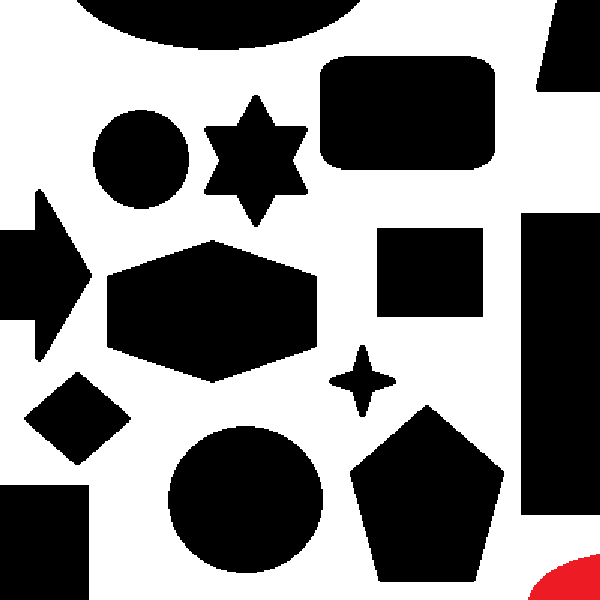
//> input picture Particle1/Particle/map.png, 600 x 600 px
$ ./main   (built with g++ and OpenCV 4)
//> lines starting //> are read from the running program, lines starting //| are printed output that depends on the picture; after the words box and inside, x2 and y2 are one past the last pixel; in counts of white or black regions, pixels touching at a corner belong together
### ANN/Harris_Corner_Detection/vector.h
#ifndef VECTOR_H__
#define VECTOR_H__
#include <math.h>

struct Vector2f{
	float x;
	float y;
	Vector2f(){}
	Vector2f(float Tx, float Ty)
	{
		x = Tx;
		y =Ty;
	}
	Vector2f operator +(const Vector2f& v) const
	{
		return Vector2f(x+v.x, y+v.y);
	}
	Vector2f operator -(const Vector2f& v) const
	{
		return Vector2f(x-v.x, y-v.y);
	}
	Vector2f operator *(float v) const
	{
		return Vector2f(x*v, y*v);
	}
	Vector2f operator /(float v) const
	{
		return Vector2f(x/v, y/v);
	}

	void operator +=(const Vector2f& v)
	{
		*this=  Vector2f(x+v.x, y+v.y);
	}
	void operator -=(const Vector2f& v)
	{
		*this= Vector2f(x-v.x, y-v.y);
	}
	void operator *=(float v) 	{
		*this= Vector2f(x*v, y*v);
	}
	void operator /=(float v)
	{
		*this= Vector2f(x/v, y/v);
	}
	bool operator ==(const Vector2f& v)const
	{
		return x ==v.x&& y==v.y;
	}
	// [19 lines left out: functions Cross, Normalize, not called in this run]
	float Length()
	{
		float w =sqrt(pow((float)x, 2)+pow((float)y, 2));
		return w;
	}

};
#endif

### Particle1/Particle/main.cpp
#include <stdio.h>
#include "OpenCV\InitOpenCV.h"
#include "vector.h"
#include <vector>

using namespace std;

struct PARTICLE
{
	Vector2f Pos;
	Vector2f Dir;
	float Speed;
	bool life;
};

int main()
{
	vector<PARTICLE> m_Particle;
	m_Particle.clear();

	for (int i = 0; i < 1000; i++)
	{
		PARTICLE a;
		a.Pos = Vector2f(0, 0);
		float r = (rand() % 360) / 180.0f * 3.14;
		a.Dir = Vector2f(sin(r), cos(r));
		a.Speed = rand() % 5 + 1;
		a.life = true;
		m_Particle.push_back(a);
	}

	Vector2f Goal = Vector2f(0, 0);
	float count = 0;
	Mat map = imread("map.png");
//> map is the input picture: 600 rows x 600 cols, CV_8UC3; mean B, G, R 134.4, 134.4, 135.7

	for (int x = 0; x < map.cols; x += 1)
	{
		for (int y = 0; y < map.rows; y += 1)
		{
			int b = map.at<Vec3b>(y, x)[0];
			int g = map.at<Vec3b>(y, x)[1];
			int r = map.at<Vec3b>(y, x)[2];
			if (r > g && r > b)
			{
				Goal += Vector2f(x, y);
				count++;
			}
		}
	}
//> after the loop, count = 2346
	Goal /= count;

	int time = 0;
	bool IsGoal = false;
	Vector2f Response = Vector2f(0,0);
	int AliveCount = 0;
	while (1)
	{
		Mat tmap = map.clone();

		for (int i = 0; i < m_Particle.size(); i++)
		{
			if (time % 50 == 0)
			{
				float r = (rand() % 360) / 180.0f * 3.14;
				m_Particle[i].Dir = Vector2f(sin(r), cos(r));
				m_Particle[i].Speed = rand() % 5 + 1;
			}
			m_Particle[i].Pos += m_Particle[i].Dir * m_Particle[i].Speed;
			Vector2f pt = m_Particle[i].Pos - Goal;
			if (pt.Length() <= 10)
			{
				IsGoal = true;
			}

			if (m_Particle[i].Pos.x >= 0 && m_Particle[i].Pos.x < 600 && m_Particle[i].Pos.y >= 0 && m_Particle[i].Pos.y < 600)
			{
				int b = map.at<Vec3b>(m_Particle[i].Pos.y, m_Particle[i].Pos.x)[0];
				int g = map.at<Vec3b>(m_Particle[i].Pos.y, m_Particle[i].Pos.x)[1];
				int r = map.at<Vec3b>(m_Particle[i].Pos.y, m_Particle[i].Pos.x)[2];
				int p = (b + g + r) / 3;

				if (p <= 5)
					m_Particle[i].life = false;

				if (m_Particle[i].life == true)
				{
					circle(tmap, Point(m_Particle[i].Pos.x, m_Particle[i].Pos.y), 3, Scalar(0, 255, 0), -1);
					Response += Vector2f(m_Particle[i].Pos.x, m_Particle[i].Pos.y);
					AliveCount++;
				}

			}
			else
			{
				m_Particle[i].life = false;
			}

			if (m_Particle[i].life == false)
			{
				//m_Particle[i].Pos = Vector2f(0, 0);
				float r = (rand() % 360) / 180.0f * 3.14;
				m_Particle[i].Dir = Vector2f(sin(r), cos(r));
				m_Particle[i].Speed = rand() % 5 + 1;
				m_Particle[i].life = true;
			}
		}
//> this loop made 1000 passes
//> w in Length on passes 1 to 12: 811.4, 819.4, 819.4, 814.8, 813, 811.4, 809.7, 812.2, 809.5, 814.7, 812.4, 816.2
//> tmap: 600 rows x 600 cols, CV_8UC3; 53 pixels changed, all inside (x1, y1, x2, y2) = (0, 0, 8, 9)
//> after the loop, AliveCount = 276
		Response /= AliveCount;
		for(int i = 0; i < m_Particle.size(); i++)
		{
			if(m_Particle[i].life == false)
			{
				m_Particle[i].Pos = Response;
			}
		}
		Response = Vector2f(0,0);
		AliveCount = 0;

		circle(tmap, Point(Goal.x, Goal.y), 10, Scalar(255, 0, 0), -1);
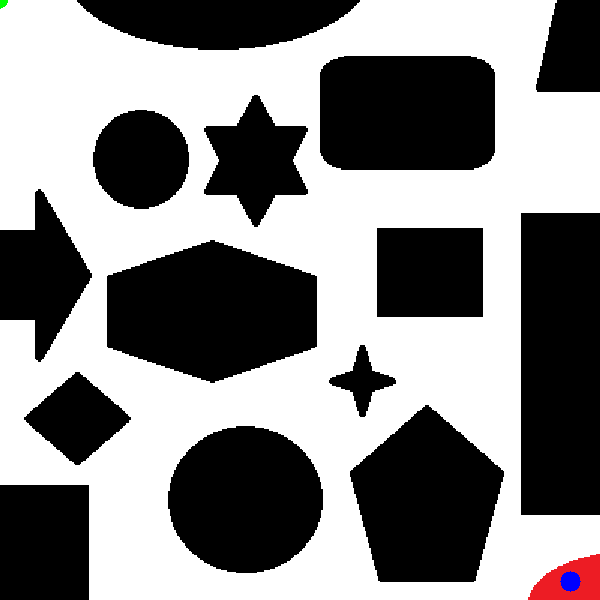
//> tmap: 600 rows x 600 cols, CV_8UC3; mean B, G, R 134.6, 134.3, 135.5

		char str[255];
		sprintf(str, "Time: %d", time);
		string tex = str;
		putText(tmap, tex, Point(400, .30), 1, 2, Scalar(255, 0, 255));

		imshow("Particle", tmap);
		cvWaitKey(10);
		if (IsGoal == true)
			cvWaitKey(100000000);
		time++;
	}

	m_Particle.clear();
	return 0;
}
